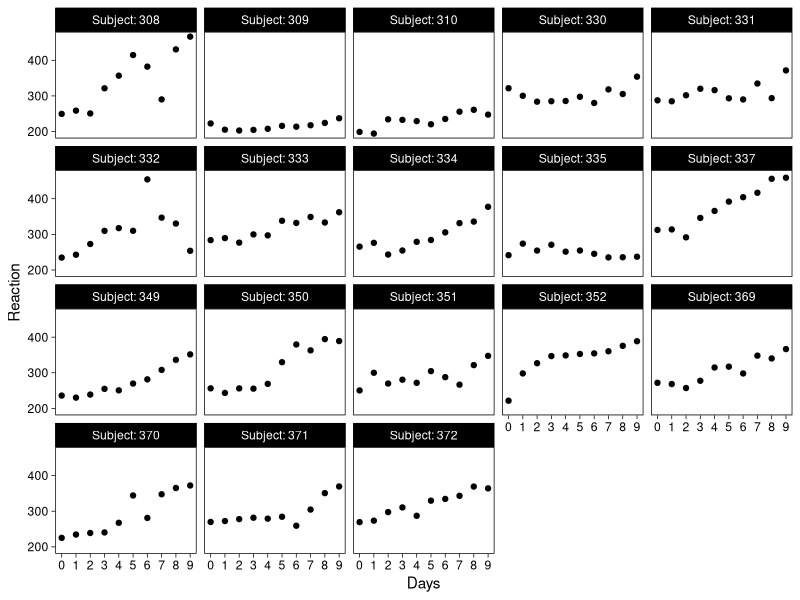
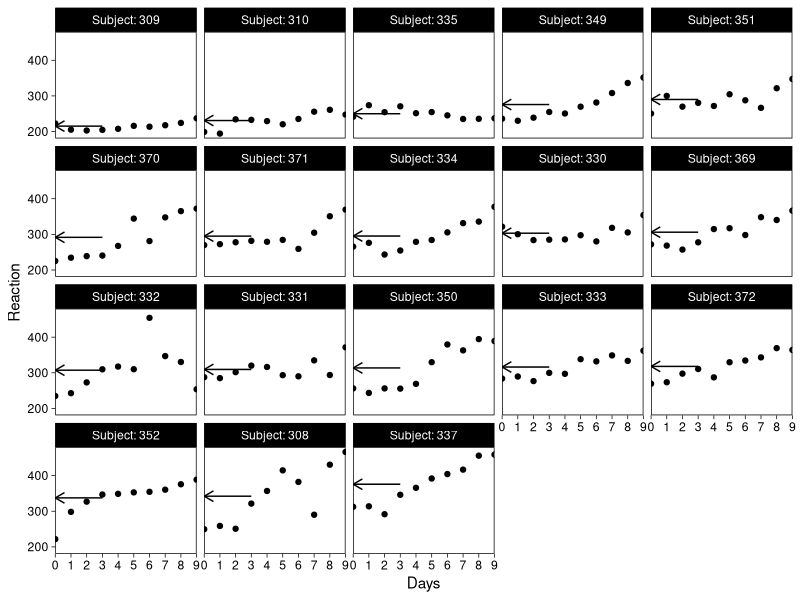
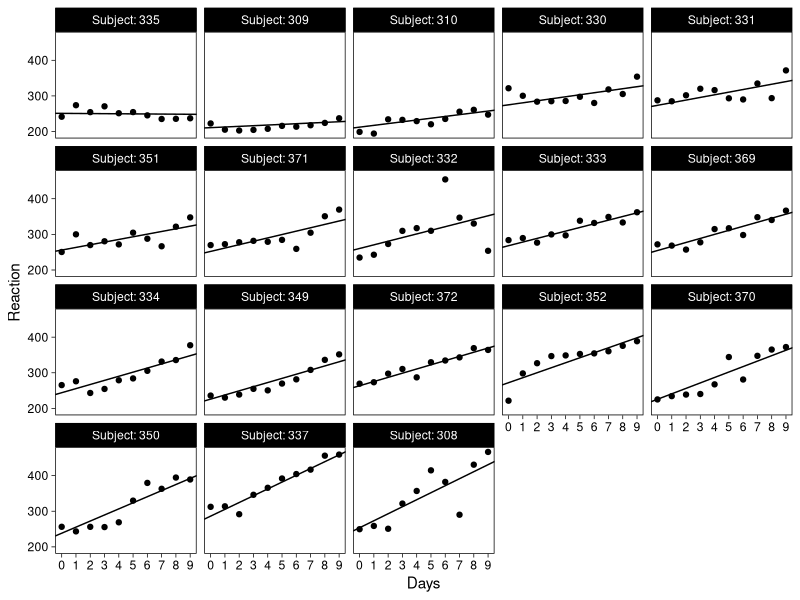

These figures' R source, in order:
## ---- chunk 1
library(knitr)
library(scales)
library(tidyverse)
## ---- chunk 2
opts_chunk$set(
  warning = F,
  message = F,
  eval = T,
  cache = T,
  echo = T,
  collapse = T,
  fig.align = "center"
)
options(width = 140)
theme_set(theme_linedraw() + theme(panel.grid = element_blank()))
## ---- chunk 3
data(sleepstudy, package = "lme4")
ggplot(sleepstudy, aes(x = Days, y = Reaction)) +
  geom_point() +
  scale_x_continuous(breaks = 0:9) +
  facet_wrap("Subject", labeller = label_both)
## ---- chunk 4
sleepstudy <- mutate(
  sleepstudy,
  Subject = reorder(Subject, Reaction, mean)
)
## ---- chunk 5
ggplot(sleepstudy, aes(x = Days, y = Reaction)) +
  geom_point() +
  stat_summary(
    fun.y = mean, geom = "segment",
    aes(yend = ..y.., x = 0, xend = 3),
    arrow = arrow(ends = "first", length = unit(.1, "npc"))
  ) +
  scale_x_continuous(breaks = 0:9, expand = c(0, 0)) +
  facet_wrap("Subject", labeller = label_both)
## ---- chunk 6
# Step 1: Add values to order on into the data frame
library(lme4)
mod <- lmer(Reaction ~ Days + (Days | Subject), data = sleepstudy)
# Create a data frame with subject IDs and coefficients
coefs <- coef(mod)$Subject %>%
  rownames_to_column("Subject")
names(coefs) <- c("Subject", "Intercept", "Slope")
# Join to main data frame by Subject ID
sleepstudy <- left_join(sleepstudy, coefs, by = "Subject")

# Step 2: Reorder the grouping factor
sleepstudy <- mutate(
  sleepstudy,
  Subject = reorder(Subject, Slope)
)
## ---- chunk 7
ggplot(sleepstudy, aes(x = Days, y = Reaction)) +
  geom_point() +
  geom_abline(aes(intercept = Intercept, slope = Slope)) +
  scale_x_continuous(breaks = 0:9) +
  facet_wrap("Subject", labeller = label_both)
